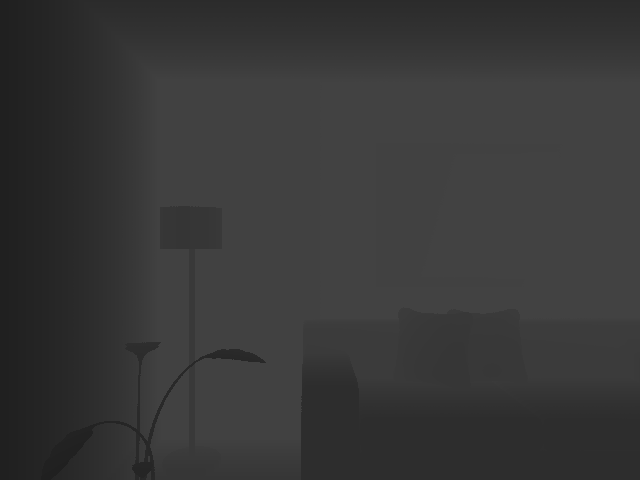
//> input picture CAPE/input/depth_0.png, 640 x 480 px
$ ./run_cape_offline   (built with g++ and OpenCV 4)
//> lines starting //> are read from the running program, lines starting //| are printed output that depends on the picture
/*
 * Copyright 2018 Pedro Proenza <p.proenca@surrey.ac.uk> (University of Surrey)
 *
 */

#include <iostream>
#include <cstdio>
#define _USE_MATH_DEFINES
#include <math.h>
#include <opencv2/opencv.hpp>
#include <Eigen/Dense>
#include "CAPE.h"

using namespace std;

bool done = false;
float COS_ANGLE_MAX = cos(M_PI/12);
float MAX_MERGE_DIST = 50.0f;
bool cylinder_detection= true;
CAPE * plane_detector;
std::vector<cv::Vec3b> color_code;

bool loadCalibParameters(string filepath, cv:: Mat & intrinsics_rgb, cv::Mat & dist_coeffs_rgb, cv:: Mat & intrinsics_ir, cv::Mat & dist_coeffs_ir, cv::Mat & R, cv::Mat & T){

    cv::FileStorage fs(filepath,cv::FileStorage::READ);
    if (fs.isOpened()){
        fs["RGB_intrinsic_params"]>>intrinsics_rgb;
        fs["RGB_distortion_coefficients"]>>dist_coeffs_rgb;
        fs["IR_intrinsic_params"]>>intrinsics_ir;
        fs["IR_distortion_coefficients"]>>dist_coeffs_ir;
        fs["Rotation"]>>R;
        fs["Translation"]>>T;
        fs.release();
        return true;
    }else{
        cerr<<"Calibration file missing"<<endl;
        return false;
    }
}

// [56 lines left out: functions projectPointCloud, organizePointCloudByCell, not called in this run]

int main(int argc, char ** argv){

    string sequence;
    int PATCH_SIZE;
    if (argc>1){
        PATCH_SIZE = atoi(argv[1]);
        sequence = argv[2];
    }else{
        PATCH_SIZE = 16;
        sequence = "";
    }

    stringstream string_buff;
    string data_path = "input/";
    string_buff<<data_path<<sequence;

    // Get intrinsics
    cv::Mat K_rgb, K_ir, dist_coeffs_rgb, dist_coeffs_ir, R_stereo, t_stereo;
    stringstream calib_path;
    calib_path<<string_buff.str()<<"/calib_params.xml";
    loadCalibParameters(calib_path.str(), K_rgb, dist_coeffs_rgb, K_ir, dist_coeffs_ir, R_stereo, t_stereo);
    float fx_ir = K_ir.at<double>(0,0); float fy_ir = K_ir.at<double>(1,1);
    float cx_ir = K_ir.at<double>(0,2); float cy_ir = K_ir.at<double>(1,2);
    float fx_rgb = K_rgb.at<double>(0,0); float fy_rgb = K_rgb.at<double>(1,1);
    float cx_rgb = K_rgb.at<double>(0,2); float cy_rgb = K_rgb.at<double>(1,2);

    // Read frame 1 to allocate and get dimension
    cv::Mat rgb_img, d_img;
    int width, height;
    stringstream image_path;
    stringstream depth_img_path;
    stringstream save_path;
    // stringstream rgb_img_path;
    // rgb_img_path<<string_buff.str()<<"/rgb_0.png";
    depth_img_path<<string_buff.str()<<"/depth_0.png";


    // [9 lines of commented-out code are left out]

    d_img = cv::imread(depth_img_path.str(),cv::IMREAD_ANYDEPTH);
//> d_img is the input picture: 480 rows x 640 cols, CV_16UC1; min 8205, max 17150, mean 14352.5

    if(d_img.data){
        width = d_img.cols;
//> width = 640
        height = d_img.rows;
//> height = 480
    }else{
        cout<<"Error loading file";
        return -1;
    }


    int nr_horizontal_cells = width/PATCH_SIZE;
//> nr_horizontal_cells = 40
    int nr_vertical_cells = height/PATCH_SIZE;
//> nr_vertical_cells = 30

    // Pre-computations for backprojection
    cv::Mat_<float> X_pre(height,width);
    cv::Mat_<float> Y_pre(height,width);
    cv::Mat_<float> U(height,width);
    cv::Mat_<float> V(height,width);
    for (int r=0;r<height; r++){
        for (int c=0;c<width; c++){
            // Not efficient but at this stage doesn t matter
            X_pre.at<float>(r,c) = (c-cx_ir)/fx_ir; Y_pre.at<float>(r,c) = (r-cy_ir)/fy_ir;
        }
    }
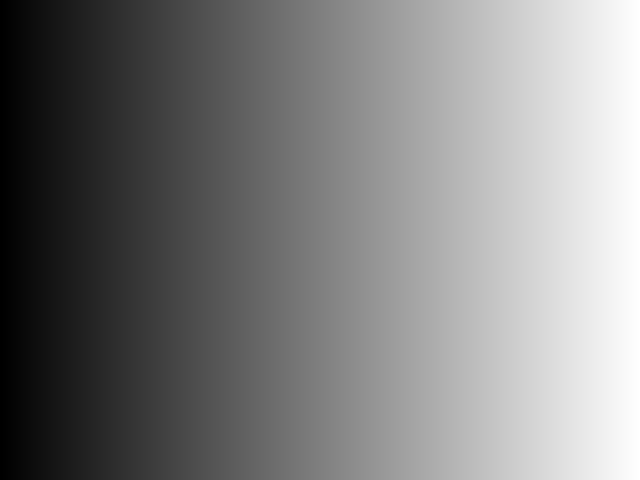
//> X_pre: 480 rows x 640 cols, CV_32FC1; min -0.675, max 0.607, mean -0.0341; drawn with min black and max white
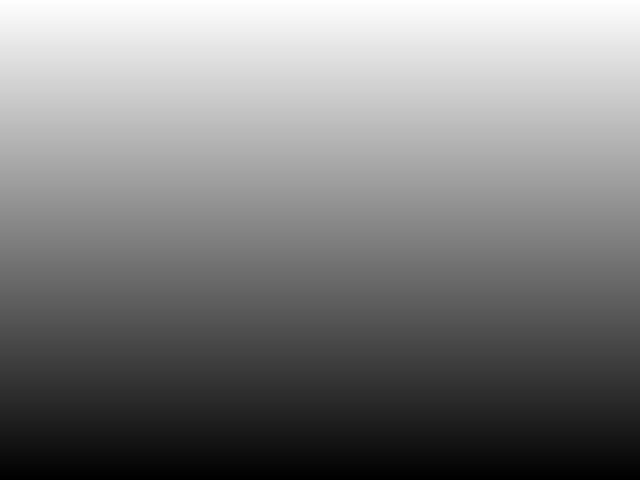
//> Y_pre: 480 rows x 640 cols, CV_32FC1; min -0.496, max 0.5, mean 0.00208; drawn with min black and max white

    // Pre-computations for maping an image point cloud to a cache-friendly array where cell's local point clouds are contiguous
    cv::Mat_<int> cell_map(height,width);

    for (int r=0;r<height; r++){
        int cell_r = r/PATCH_SIZE;
        int local_r = r%PATCH_SIZE;
        for (int c=0;c<width; c++){
            int cell_c = c/PATCH_SIZE;
            int local_c = c%PATCH_SIZE;
            cell_map.at<int>(r,c) = (cell_r*nr_horizontal_cells+cell_c)*PATCH_SIZE*PATCH_SIZE + local_r*PATCH_SIZE + local_c;
        }
    }
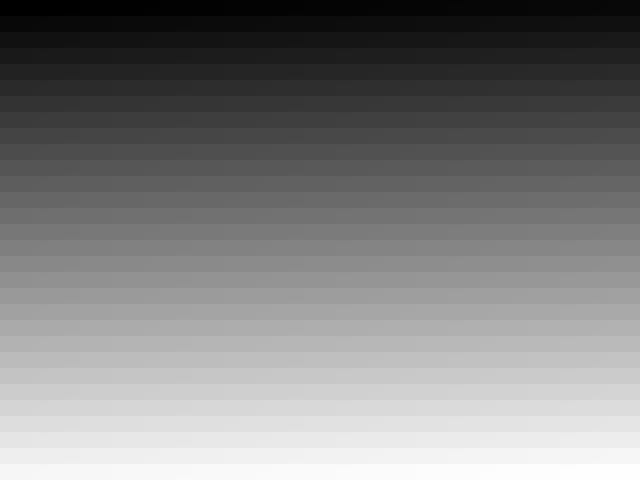
//> cell_map: 480 rows x 640 cols, CV_32SC1; min 0, max 307199, mean 153599.5; drawn with min black and max white

    cv::Mat_<float> X(height,width);
    cv::Mat_<float> Y(height,width);
    cv::Mat_<float> X_t(height,width);
    cv::Mat_<float> Y_t(height,width);
    Eigen::MatrixXf cloud_array(width*height,3);
    Eigen::MatrixXf cloud_array_organized(width*height,3);

    cv::namedWindow("Seg");

    // Populate with random color codes
    for(int i=0; i<100;i++){
        cv::Vec3b color;
        color[0]=rand()%255;
        color[1]=rand()%255;
        color[2]=rand()%255;
        color_code.push_back(color);
    }

    // Add specific colors for planes
    color_code[0][0] = 0; color_code[0][1] = 0; color_code[0][2] = 255;
    color_code[1][0] = 255; color_code[1][1] = 0; color_code[1][2] = 204;
    color_code[2][0] = 255; color_code[2][1] = 100; color_code[2][2] = 0;
    color_code[3][0] = 0; color_code[3][1] = 153; color_code[3][2] = 255;
    // Add specific colors for cylinders
    color_code[50][0] = 178; color_code[50][1] = 255; color_code[50][2] = 0;
    color_code[51][0] = 255; color_code[51][1] = 0; color_code[51][2] = 51;
    color_code[52][0] = 0; color_code[52][1] = 255; color_code[52][2] = 51;
    color_code[53][0] = 153; color_code[53][1] = 0; color_code[53][2] = 255;

    // Initialize CAPE
//> (the run ends here: the program needs code that is not available in this run, at `plane_detector = new CAPE(height, width, PATCH_SIZE, PATCH_SIZE, cylin..`)
